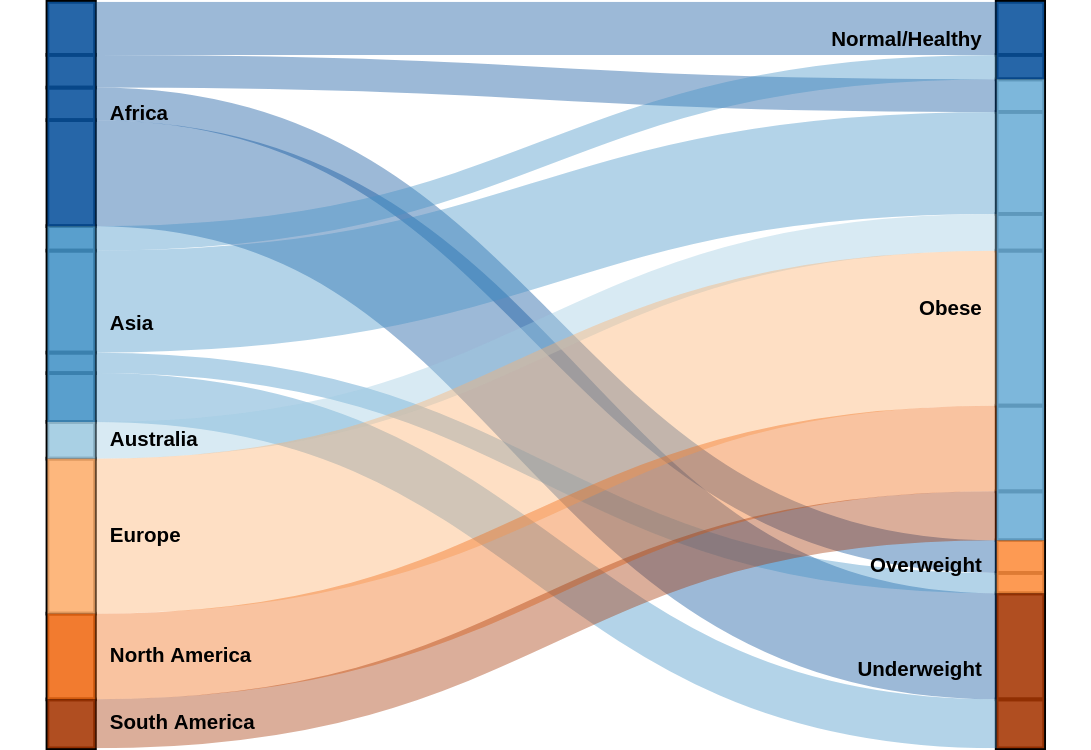

Vega-Lite specification stored for this chart:
### Vega specification from a JSON file in a GitHub repository (floating-point values rounded to 4 significant figures)
{"$schema": "https://vega.github.io/schema/vega/v5.0.json", "width": 585, "height": 400, "data": [{"name": "rawData", "values": {"aggregations": {"table": {"buckets": [{"key": {"stk1": "Africa", "stk2": "Underweight"}, "doc_count": 26, "col": "#2171b5"}, {"key": {"stk1": "Africa", "stk2": "Normal/Healthy"}, "doc_count": 13, "col": "#9ecae1"}, {"key": {"stk1": "Africa", "stk2": "Overweight"}, "doc_count": 8, "col": "#fc9272"}, {"key": {"stk1": "Africa", "stk2": "Obese"}, "doc_count": 8, "col": "#cb181d"}, {"key": {"stk1": "Asia", "stk2": "Underweight"}, "doc_count": 12, "col": "#2171b5"}, {"key": {"stk1": "Asia", "stk2": "Normal/Healthy"}, "doc_count": 6, "col": "#9ecae1"}, {"key": {"stk1": "Asia", "stk2": "Overweight"}, "doc_count": 5, "col": "#fc9272"}, {"key": {"stk1": "Asia", "stk2": "Obese"}, "doc_count": 25, "col": "#cb181d"}, {"key": {"stk1": "Australia", "stk2": "Obese"}, "doc_count": 9, "col": "#cb181d"}, {"key": {"stk1": "Europe", "stk2": "Obese"}, "doc_count": 38, "col": "#cb181d"}, {"key": {"stk1": "North America", "stk2": "Obese"}, "doc_count": 21, "col": "#cb181d"}, {"key": {"stk1": "South America", "stk2": "Obese"}, "doc_count": 12, "col": "#cb181d"}]}}}, "format": {"property": "aggregations.table.buckets"}, "transform": [{"type": "formula", "expr": "datum.key.stk1", "as": "stk1"}, {"type": "formula", "expr": "datum.key.stk2", "as": "stk2"}, {"type": "formula", "expr": "datum.doc_count", "as": "size"}]}, {"name": "nodes", "source": "rawData", "transform": [{"type": "filter", "expr": "!groupSelector || groupSelector.stk1 == datum.stk1 || groupSelector.stk2 == datum.stk2"}, {"type": "formula", "expr": "datum.stk1+datum.stk2", "as": "key"}, {"type": "fold", "fields": ["stk1", "stk2"], "as": ["stack", "grpId"]}, {"type": "formula", "expr": "datum.stack == 'stk1' ? datum.stk1+datum.stk2 : datum.stk2+datum.stk1", "as": "sortField"}, {"type": "stack", "groupby": ["stack"], "sort": {"field": "sortField", "order": "descending"}, "field": "size"}, {"type": "formula", "expr": "(datum.y0+datum.y1)/2", "as": "yc"}]}, {"name": "groups", "source": "nodes", "transform": [{"type": "aggregate", "groupby": ["stack", "grpId"], "fields": ["size"], "ops": ["sum"], "as": ["total"]}, {"type": "stack", "groupby": ["stack"], "sort": {"field": "grpId", "order": "descending"}, "field": "total"}, {"type": "formula", "expr": "scale('y', datum.y0)", "as": "scaledY0"}, {"type": "formula", "expr": "scale('y', datum.y1)", "as": "scaledY1"}, {"type": "formula", "expr": "datum.stack == 'stk1'", "as": "rightLabel"}, {"type": "formula", "expr": "datum.total/domain('y')[1]", "as": "percentage"}]}, {"name": "destinationNodes", "source": "nodes", "transform": [{"type": "filter", "expr": "datum.stack == 'stk2'"}]}, {"name": "edges", "source": "nodes", "transform": [{"type": "filter", "expr": "datum.stack == 'stk1'"}, {"type": "lookup", "from": "destinationNodes", "key": "key", "fields": ["key"], "as": ["target"]}, {"type": "linkpath", "orient": "horizontal", "shape": "diagonal", "sourceY": {"expr": "scale('y', datum.yc)"}, "sourceX": {"expr": "scale('x', 'stk1') + bandwidth('x')"}, "targetY": {"expr": "scale('y', datum.target.yc)"}, "targetX": {"expr": "scale('x', 'stk2')"}}, {"type": "formula", "expr": "range('y')[0]-scale('y', datum.size)", "as": "strokeWidth"}, {"type": "formula", "expr": "datum.size/domain('y')[1]", "as": "percentage"}]}], "scales": [{"name": "x", "type": "band", "range": "width", "domain": ["stk1", "stk2"], "paddingOuter": 0.05, "paddingInner": 0.95}, {"name": "y", "type": "linear", "range": "height", "domain": {"data": "nodes", "field": "y1"}}, {"name": "color", "type": "ordinal", "range": ["#08519c", "#4292c6", "#9ecae1", "#fdae6b", "#f16913", "#a63603", "#a63603", "#08519c", "#fd8d3c", "#6baed6"], "domain": {"data": "rawData", "fields": ["stk1", "stk2"]}}, {"name": "stackNames", "type": "ordinal", "range": ["Source", "Destination"], "domain": ["stk1", "stk2"]}], "axes": [{"orient": "bottom", "scale": "x", "labels": false, "encode": {"labels": {"update": {"text": {"scale": "stackNames", "field": "value"}}}}, "domain": false, "ticks": false}, {"orient": "left", "scale": "y", "labels": false, "domain": false, "ticks": false}], "marks": [{"type": "rect", "from": {"data": "nodes"}, "encode": {"enter": {"stroke": {"value": "#000"}, "strokeWidth": {"value": 2}, "width": {"scale": "x", "band": 1}, "x": {"scale": "x", "field": "stack"}, "y": {"field": "y0", "scale": "y"}, "y2": {"field": "y1", "scale": "y"}}}}, {"type": "path", "name": "edgeMark", "from": {"data": "edges"}, "clip": true, "encode": {"update": {"stroke": [{"test": "groupSelector && groupSelector.stack=='stk1'", "scale": "color", "field": "stk2"}, {"scale": "color", "field": "stk1"}], "strokeWidth": {"field": "strokeWidth"}, "path": {"field": "path"}, "strokeOpacity": {"signal": "!groupSelector && (groupHover.stk1 == datum.stk1 || groupHover.stk2 == datum.stk2) ? 0.9 : 0.4"}, "zindex": {"signal": "!groupSelector && (groupHover.stk1 == datum.stk1 || groupHover.stk2 == datum.stk2) ? 1 : 0"}, "tooltip": {"signal": "datum.stk1 + ' → ' + datum.stk2 + '    ' + format(datum.size, ',.0f') + '   (' + format(datum.percentage, '.1%') + ')'"}}, "hover": {"strokeOpacity": {"value": 1}}}}, {"type": "rect", "name": "groupMark", "from": {"data": "groups"}, "encode": {"enter": {"fill": {"scale": "color", "field": "grpId"}, "width": {"scale": "x", "band": 1}}, "update": {"x": {"scale": "x", "field": "stack"}, "y": {"field": "scaledY0"}, "y2": {"field": "scaledY1"}, "fillOpacity": {"value": 0.88}, "tooltip": {"signal": "datum.grpId + '   ' + format(datum.total, ',.0f') + '   (' + format(datum.percentage, '.1%') + ')'"}}, "hover": {"fillOpacity": {"value": 1}}}}, {"type": "text", "from": {"data": "groups"}, "interactive": false, "encode": {"update": {"x": {"signal": "scale('x', datum.stack) + (datum.rightLabel ? bandwidth('x') + 8 : -8)"}, "yc": {"signal": "(datum.scaledY0 + datum.scaledY1)/2"}, "align": {"signal": "datum.rightLabel ? 'left' : 'right'"}, "baseline": {"value": "middle"}, "fontWeight": {"value": "bold"}, "text": {"signal": "abs(datum.scaledY0-datum.scaledY1) > 13 ? datum.grpId : ''"}}}}, {"type": "group", "data": [{"name": "dataForShowAll", "values": [{}], "transform": [{"type": "filter", "expr": "groupSelector"}]}], "encode": {"enter": {"xc": {"signal": "width/2"}, "y": {"value": 30}, "width": {"value": 80}, "height": {"value": 30}}}, "marks": [{"type": "group", "name": "groupReset", "from": {"data": "dataForShowAll"}, "encode": {"enter": {"cornerRadius": {"value": 6}, "fill": {"value": "#f5f5f5"}, "stroke": {"value": "#c1c1c1"}, "strokeWidth": {"value": 2}, "height": {"field": {"group": "height"}}, "width": {"field": {"group": "width"}}}, "update": {"opacity": {"value": 1}}, "hover": {"opacity": {"value": 0.7}}}, "marks": [{"type": "text", "interactive": false, "encode": {"enter": {"xc": {"field": {"group": "width"}, "mult": 0.5}, "yc": {"field": {"group": "height"}, "mult": 0.5, "offset": 2}, "align": {"value": "center"}, "baseline": {"value": "middle"}, "fontWeight": {"value": "bold"}, "text": {"value": "Show All"}}}}]}]}], "signals": [{"name": "groupHover", "value": {}, "on": [{"events": "@groupMark:mouseover", "update": "{stk1:datum.stack=='stk1' && datum.grpId, stk2:datum.stack=='stk2' && datum.grpId}"}, {"events": "mouseout", "update": "{}"}]}, {"name": "groupSelector", "value": false, "on": [{"events": "@groupMark:click!", "update": "{stack:datum.stack, stk1:datum.stack=='stk1' && datum.grpId, stk2:datum.stack=='stk2' && datum.grpId}"}, {"events": [{"type": "click", "markname": "groupReset"}, {"type": "dblclick"}], "update": "false"}]}]}
